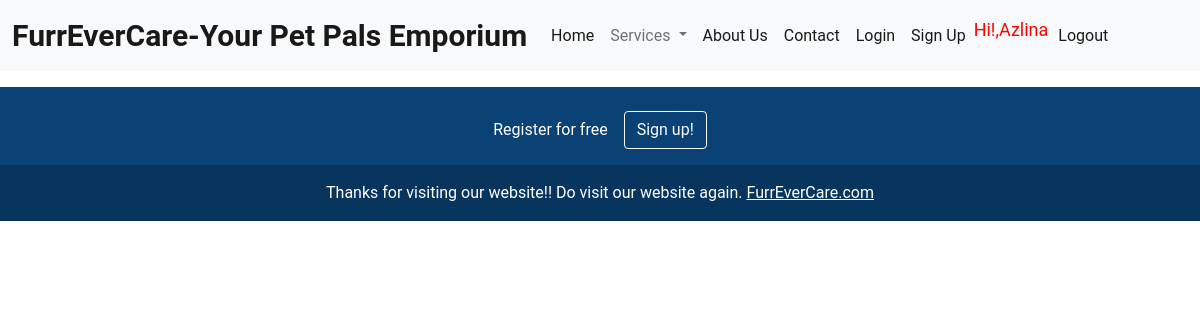
/Vaccination/ (signed in), run on an earlier commit of the app's database.
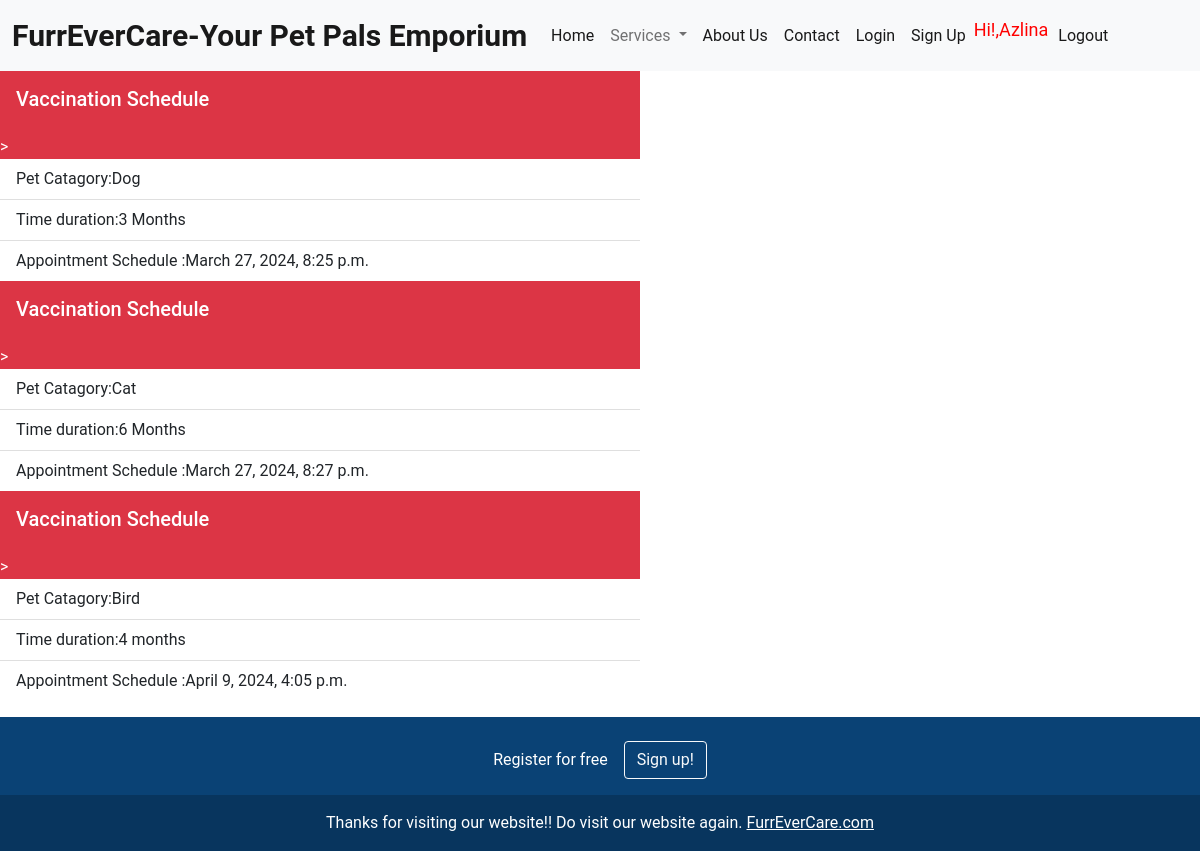
And on a later commit of the database.
### pets/models.py (models this page shows, shortened)
class Vacci(models.Model):
    Pet_Category_choice = (
        ('Dog', 'Dog'),
        ('Cat', 'Cat'),
        ('Bird', 'Bird'),
    )
    Pet_Category = models.CharField(max_length=100, choices= Pet_Category_choice, blank=True, null=True)
    BookingAppointment = models.DateTimeField(auto_now_add=True,auto_now=False)
    Type = models.TextField(max_length=200, null=True)

### pets/views.py (the view)
# urls.py: path('Vaccination/',p_view.Vaccination,name='Vaccination'),
@login_required(login_url='login')
def Vaccination(request):
    vac = Vacci.objects.all()
    context = {
        'Vacc': vac,
    }
    return render(request,template_name='Vaccination.html',context=context)

### template/Vaccination.html
{% extends 'Main.html' %}
{% load static %}
{% block content %}
<div class="card-text-white bg-danger mb-3" style="width:40rem;">
 {% for v in Vacc %}
  <div class="card-body">
    <h5 class="card-title">Vaccination Schedule</h5>
  </div>
  <ul class="list-group list-group-flush">>
      <li class="list-group-item"> Pet Catagory:{{v.Pet_Category}}</li>
     <li class="list-group-item"> Time duration:{{v.Type}}</li>
      <li class="list-group-item"> Appointment Schedule :{{v.BookingAppointment}}</li>
  </ul>
 {% endfor %}
</div>
{% endblock  %}

### template/Main.html (shortened to what this page needs)
<!DOCTYPE html>
<html lang="en">
<head>
    <link href="https://cdn.jsdelivr.net/npm/bootstrap@5.0.2/dist/css/bootstrap.min.css" rel="stylesheet">
   {% load static %}
    <link  rel = "stylesheet" type="text/css" href= "{% static '/css/home.css' %}">
     <link  rel = "stylesheet" href= "{% static 'css/Sign Up.css' %}">
    <link  rel = "stylesheet" href= "{% static 'css/login.css' %}">
    <link  rel = "stylesheet" href= "{% static '/css/About Us.css' %}">
    <link  rel = "stylesheet" href= "{% static '/css/Contact.css' %}">
</head>
<body>
{% include 'Navbar.html' %}
{% block content %}
{% endblock %}
{% include 'footer.html'  %}
</body>
</html>

### template/Navbar.html (shortened to what this page needs)
<nav class="navbar navbar-expand-lg navbar-light bg-light" >
  <div class="container-fluid">
    <a class="navbar-brand" href="#">FurrEverCare-Your Pet Pals Emporium</a>
    <div class="collapse navbar-collapse" id="navbarScroll">
      <ul class="navbar-nav me-auto my-2 my-lg-0 navbar-nav-scroll" style="--bs-scroll-height: 100px;">
        <li class="nav-item">
          <a class="nav-link active" aria-current="page" href="{% url 'home' %}">Home</a>
        </li>
        <li class="nav-item dropdown">
          <a class="nav-link dropdown-toggle" href="#" id="navbarScrollingDropdown" role="button" data-bs-toggle="dropdown" aria-expanded="false">
            Services
          </a>
        </li>
           <li class="nav-item">
             <a class="nav-link active" aria-current="page" href="{% url 'AboutUs' %}">About Us</a>
           </li>
          <li class="nav-item">
            <a class="nav-link active" aria-current="page" href="{% url 'Contact' %}">Contact</a>
          </li>
          <li class="nav-item">
            <a class="nav-link active" aria-current="page" href="{% url 'login' %}">Login</a>
          </li>
          <li class="nav-item">
          <a class="nav-link active" aria-current="page" href="{% url 'SignUp' %}">Sign Up</a>
            </li>
          <span class="hello-msg"> Hi!,{{request.user}}</span>
         <li class="nav-item">
            <a class="nav-link active" aria-current="page" href="{% url 'logout' %}">Logout</a>
          </li>
      </ul>
    </div>
  </div>
</nav>

### template/Footer.html
<section class="">
  <footer class="text-center text-white" style="background-color:#0a4275;">
    <div class="container p-4 pb-0">
      <section class="">
        <p class="d-flex justify-content-center align-items-center">
          <span class="me-3">Register for free</span>
          <button data-mdb-ripple-init type="button" class="btn btn-outline-light btn-rounded">
            Sign up!
          </button>
        </p>
      </section>
    </div>
    <div class="text-center p-3" style="background-color: rgba(0, 0, 0, 0.2);">
    Thanks for visiting our website!! Do visit our website again.
      <a class="text-white" href="https://mdbootstrap.com/">FurrEverCare.com</a>
    </div>
  </footer>
</section>

### static/css/home.css (style rules this page uses)
* { margin:0; padding:0; font-family:sans-serif; }

### static/css/About Us.css (style rules this page uses)
* { margin:0px; padding:0px; box-sizing: border-box; font-family: 'Roboto',sans-serif; }

### static/css/Contact.css (style rules this page uses)
body { color:#fff }

### template/Navbar.html (style rules this page uses)
.hello-msg { font-size:18px; margin-right: 2px; color:#FF0000; }
.navbar-brand { font-size:30px; ; display:flex; justify-content:space-between; color:#FF0000; font-weight:bold; }

What changed in the data, as far as the page shows it:
added Vacci: Pet_Category "Dog", Type "3 Months", BookingAppointment "March 27, 2024, 8:25 p.m."
added Vacci: Pet_Category "Cat", Type "6 Months", BookingAppointment "March 27, 2024, 8:27 p.m."
added Vacci: Pet_Category "Bird", Type "4 months", BookingAppointment "April 9, 2024, 4:05 p.m."
